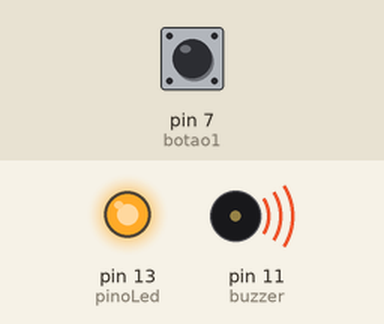
Simulated run of this sketch. Board: Arduino Uno, built with avr-gcc and run on an emulated ATmega328P. Shown: output pins drawn as LEDs (lit = HIGH), buzzer (waves = sounding, pin HIGH). The inputs (shaded band) are chosen by the test bench; at power-on: pin 7 (botao1) HIGH.

Above: at 0.1 s.
Timing chart, 0 to 1.6 s (numbered marks = the images above):
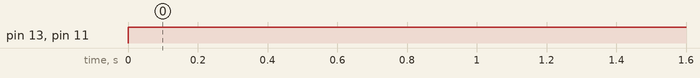

Measured:
- by itself, pin 13 (pinoLed), pin 11 (buzzer): LOW → HIGH at 0.00 s

The sketch:

Sensor_Hands_Button.ino
```cpp
const int botao1 = 7; //PINO DIGITAL UTILIZADO PELO PUSH BUTTON
const int botao2 = 5; //PINO DIGITAL UTILIZADO PELO PUSH BUTTON
const int pinoLed = 13; //PINO DIGITAL UTILIZADO PELO LED
const int buzzer = 11;

void setup() {
pinMode(botao1, INPUT_PULLUP); //DEFINE O PINO COMO ENTRADA / "_PULLUP" É PARA ATIVAR O RESISTOR INTERNO
  //DO ARDUINO PARA GARANTIR QUE NÃO EXISTA FLUTUAÇÃO ENTRE 0 (LOW) E 1 (HIGH)
pinMode(botao2, INPUT_PULLUP);
pinMode(pinoLed, OUTPUT); //DEFINE O PINO COMO SAÍDA
digitalWrite(pinoLed, LOW); //LED INICIA DESLIGADO
pinMode(buzzer, OUTPUT);

}
void loop(){
  if(digitalRead(botao1) == LOW && digitalRead(botao2) == LOW ){ //SE A LEITURA DO PINO FOR IGUAL A LOW, FAZ
      digitalWrite(pinoLed, LOW); //APAGA O LED
      digitalWrite(buzzer, LOW);
  }else{ //SENÃO, FAZ
    digitalWrite(pinoLed, HIGH); //ACENDE O LED
    digitalWrite(buzzer, HIGH);
  }
}
```
